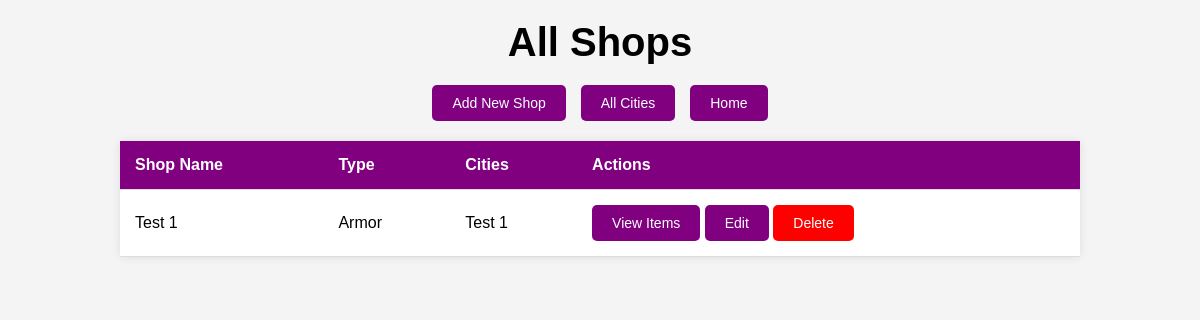
The app's page /shops/, older data.
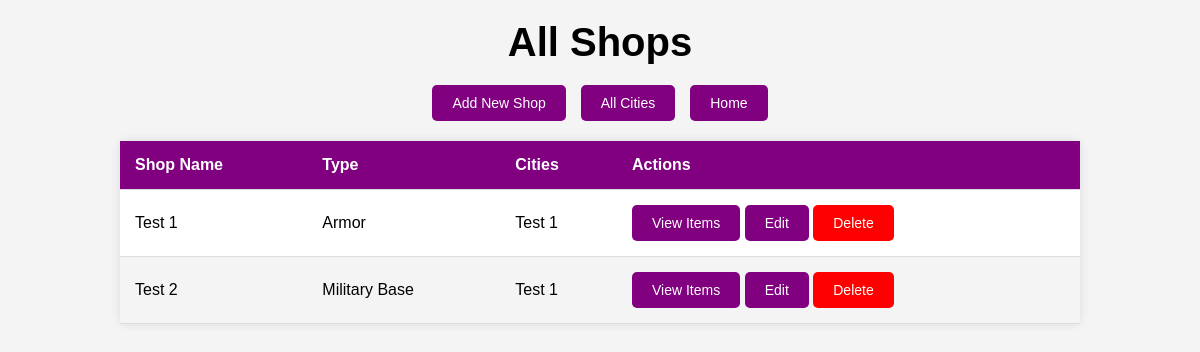
The same page, newer data.
### app/models.py (models this page shows, shortened)
class Shop(db.Model):
    __tablename__ = "shops"
    shop_id = db.Column(db.Integer, primary_key=True)
    type = db.Column(db.String(100), nullable=False)
    name = db.Column(db.String(100), nullable=False)
    cities = db.relationship("City", secondary=shop_cities, back_populates="shops")
    inventory = db.relationship(
        "ShopInventory",
        back_populates="shop",
        cascade="all, delete-orphan"
    )

class City(db.Model):
    __tablename__ = "cities"
    city_id = db.Column(db.Integer, primary_key=True)
    name = db.Column(db.String(100), nullable=False, index=True)
    size = db.Column(db.String(50))
    population = db.Column(db.Integer)
    region = db.Column(db.String(100), index=True)
    shops = db.relationship("Shop", secondary=shop_cities, back_populates="cities", cascade="all, delete")

### app/routes/shop_routes.py (the view)
@shop_bp.route('/')
def view_all_shops():
    print("[DEBUG] Fetching all shops")
    shops = Shop.query.all()
    print(f"[DEBUG] Found {len(shops)} shops")
    return render_template('view_shops.html', shops=shops)

### app/templates/view_shops.html (shortened to what this page needs)
<!DOCTYPE html>
<html>
<head>
</head>
<body>
    <h1>All Shops</h1>
    <div class="button-container">
        <button class="button" onclick="window.location.href='{{ url_for("shop.add_shop") }}'">Add New Shop</button>
        <button class="button" onclick="window.location.href='{{ url_for("city.home") }}'">All Cities</button>
        <button class="button" onclick="window.location.href='/'">Home</button>
    </div>
    <table>
        <thead>
            <tr>
                <th>Shop Name</th>
                <th>Type</th>
                <th>Cities</th>
                <th>Actions</th>
            </tr>
        </thead>
        <tbody>
            {% for shop in shops %}
            <tr>
                <td>{{ shop.name }}</td>
                <td>{{ shop.type }}</td>
                <td>
                    {% for city in shop.cities %}
                        {{ city.name }}{% if not loop.last %}, {% endif %}
                    {% endfor %}
                </td>
                <td>
                    <button class="button" onclick="window.location.href='{{ url_for('shop.view_items', shop_id=shop.shop_id) }}'">View Items</button>
                    <button class="button" onclick="window.location.href='{{ url_for('shop.edit_shop', shop_id=shop.shop_id) }}'">Edit</button>
                    <form method="POST" action="{{ url_for('shop.delete_shop', shop_id=shop.shop_id) }}" style="display:inline;">
                        <button type="submit" class="delete-button">Delete</button>
                    </form>
                </td>
            </tr>
            {% endfor %}
        </tbody>
    </table>
</body>
</html>

Row changes from the older to the newer data that the page shows:
added Shop: name "Test 2", type "Military Base", City (name "Test 1")
